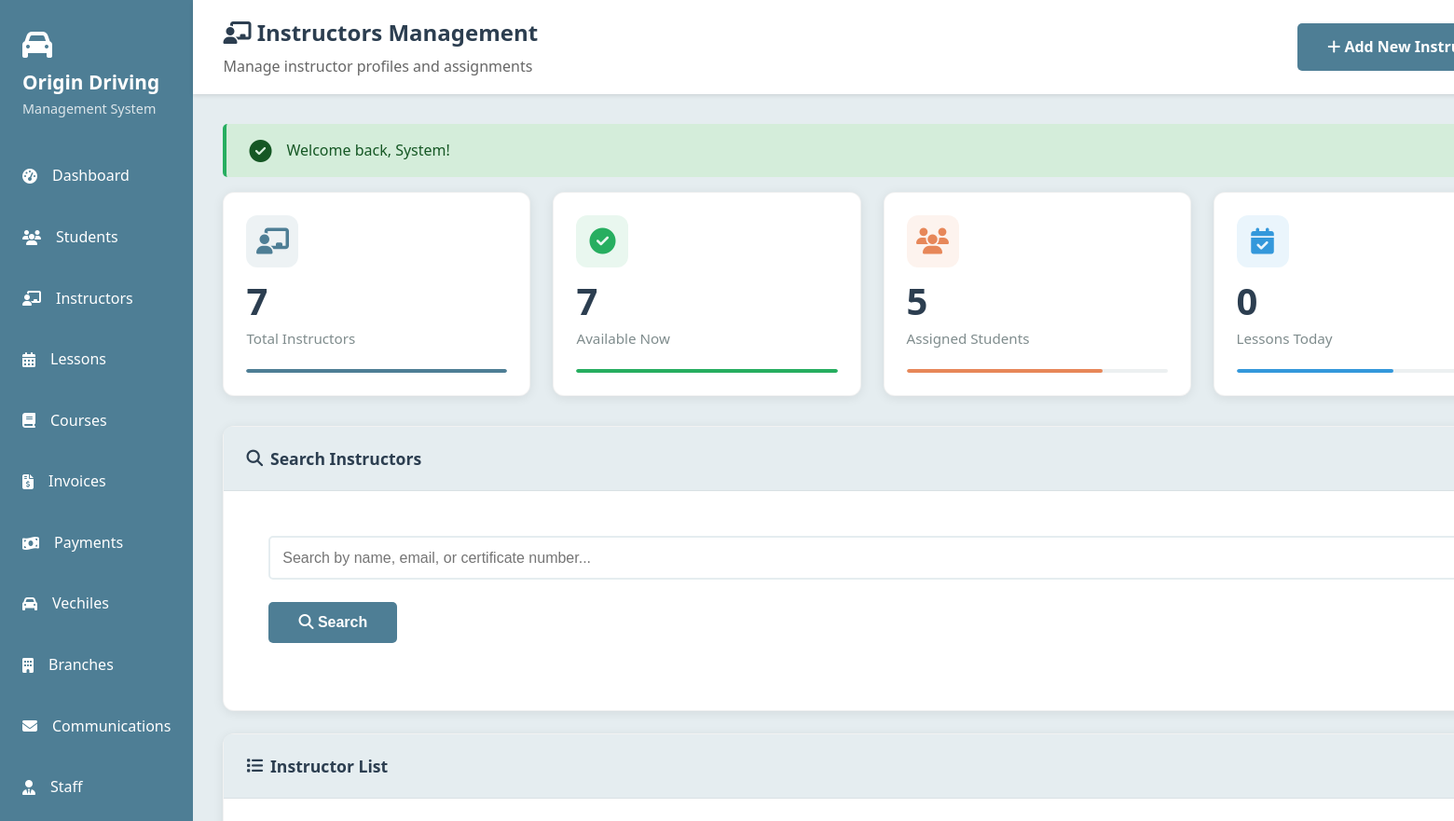
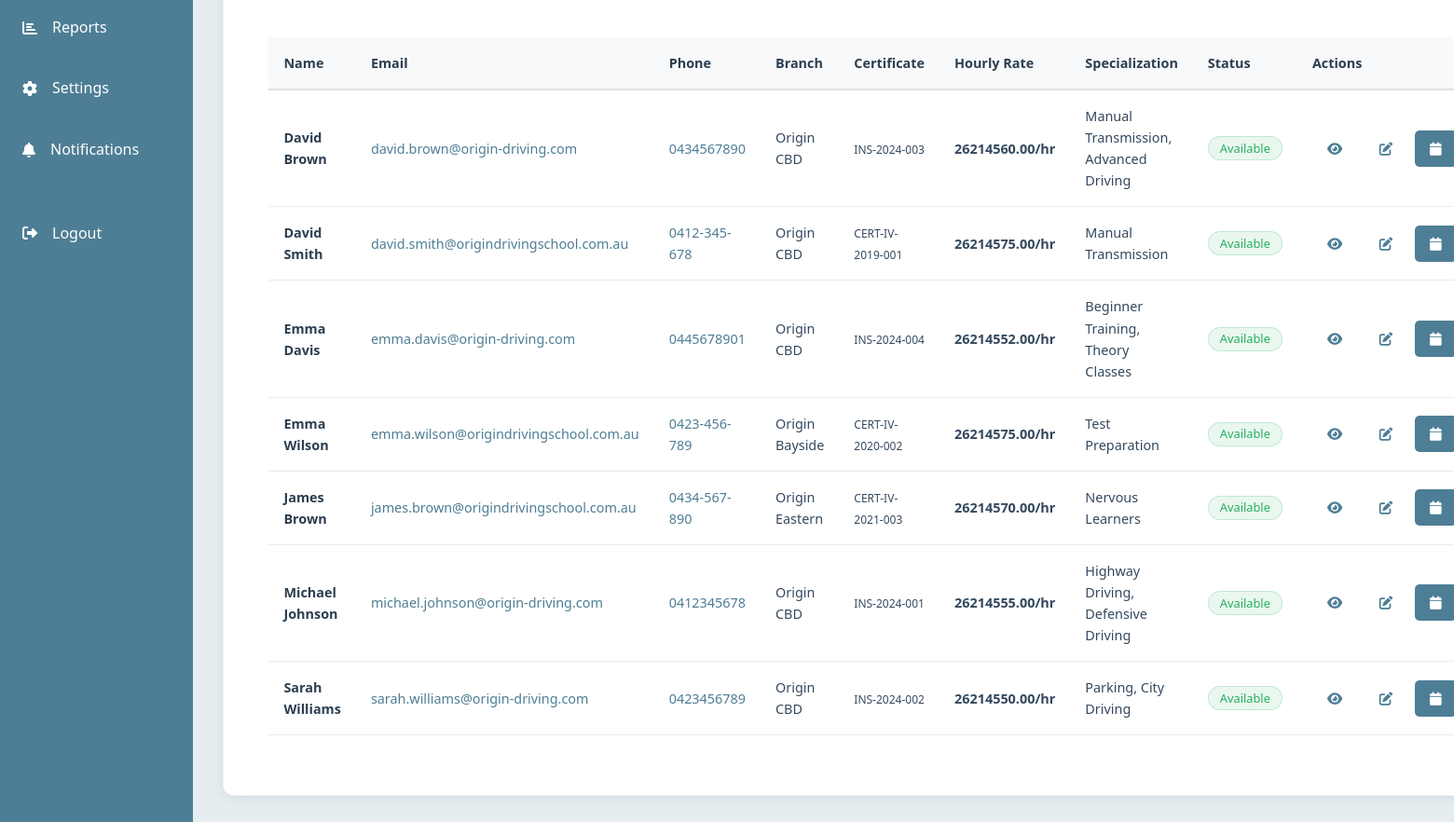
Page /instructors/index.php (signed in) on the committed database (2 pictures, top to bottom).
### tables this page shows
CREATE TABLE instructors (
    instructor_id INT PRIMARY KEY AUTO_INCREMENT,
    user_id INT NOT NULL,
    branch_id INT NOT NULL,
    certificate_number VARCHAR(50) NOT NULL,
    adta_membership VARCHAR(50) NULL,
    wwc_card_number VARCHAR(50) NULL,
    license_expiry DATE NULL,
    certification_expiry DATE NULL,
    police_check_date DATE NULL,
    medical_check_date DATE NULL,
    date_joined DATE NOT NULL,
    hourly_rate DECIMAL(10, 2) NOT NULL,
    specialization VARCHAR(100) NULL,
    bio TEXT NULL,
    is_available TINYINT(1) DEFAULT 1,
    created_at TIMESTAMP DEFAULT CURRENT_TIMESTAMP,
    updated_at TIMESTAMP DEFAULT CURRENT_TIMESTAMP ON UPDATE CURRENT_TIMESTAMP,
    FOREIGN KEY (user_id) REFERENCES users(user_id) ON DELETE CASCADE,
    FOREIGN KEY (branch_id) REFERENCES branches(branch_id),
    INDEX idx_instructor_user (user_id),
    INDEX idx_instructor_branch (branch_id),
    INDEX idx_instructor_available (is_available)
);

CREATE TABLE users (
    user_id INT PRIMARY KEY AUTO_INCREMENT,
    email VARCHAR(100) UNIQUE NOT NULL,
    password_hash VARCHAR(255) NOT NULL,
    user_role ENUM('admin', 'instructor', 'student', 'staff') NOT NULL,
    first_name VARCHAR(50) NOT NULL,
    last_name VARCHAR(50) NOT NULL,
    phone VARCHAR(20) NOT NULL,
    is_active TINYINT(1) DEFAULT 1,
    last_login DATETIME NULL,
    created_at TIMESTAMP DEFAULT CURRENT_TIMESTAMP,
    updated_at TIMESTAMP DEFAULT CURRENT_TIMESTAMP ON UPDATE CURRENT_TIMESTAMP,
    INDEX idx_email (email),
    INDEX idx_role (user_role),
    INDEX idx_active (is_active)
);

CREATE TABLE branches (
    branch_id INT PRIMARY KEY AUTO_INCREMENT,
    branch_name VARCHAR(100) NOT NULL,
    address VARCHAR(255) NOT NULL,
    suburb VARCHAR(100) NOT NULL,
    state VARCHAR(50) DEFAULT 'Victoria',
    postcode VARCHAR(10) NOT NULL,
    phone VARCHAR(20) NOT NULL,
    email VARCHAR(100) NOT NULL,
    is_active TINYINT(1) DEFAULT 1,
    created_at TIMESTAMP DEFAULT CURRENT_TIMESTAMP,
    updated_at TIMESTAMP DEFAULT CURRENT_TIMESTAMP ON UPDATE CURRENT_TIMESTAMP,
    INDEX idx_branch_active (is_active)
);

### instructors/index.php (the view, shortened to what the rows shown need)
<?php
require_once '../app/core/Database.php';
require_once '../app/core/Model.php';
require_once '../app/models/Instructor.php';
$instructorModel = new Instructor();
$searchTerm = $_GET['search'] ?? '';
$instructors = [];
if ($searchTerm) {
    $instructors = $instructorModel->getAllWithDetails();
    $instructors = array_filter($instructors, function($instructor) use ($searchTerm) {
        $searchLower = strtolower($searchTerm);
        return stripos($instructor['first_name'] ?? '', $searchTerm) !== false ||
               stripos($instructor['last_name'] ?? '', $searchTerm) !== false ||
               stripos($instructor['email'] ?? '', $searchTerm) !== false ||
               stripos($instructor['certificate_number'] ?? '', $searchTerm) !== false;
    });
} else {
    $instructors = $instructorModel->getAllWithDetails();
}
include '../views/layouts/header.php';
?>
<div class="dashboard-container">
    <div class="main-content">
        <div class="top-bar">
            <div>
                <h2><i class="fas fa-chalkboard-teacher"></i> Instructors Management</h2>
            </div>
        </div>
        <div class="content-area">
            <div class="card">
                <div class="card-body">
                    <?php if (empty($instructors)): ?>
                        <div class="empty-state">
                            <i class="fas fa-chalkboard-teacher" style="font-size: 4rem; color: #ccc;"></i>
                            <h3>No Instructors Found</h3>
                            <?php if ($searchTerm): ?>
                                <p>No instructors match your search criteria.</p>
                                <a href="index.php" class="btn btn-secondary">View All Instructors</a>
                            <?php else: ?>
                                <p>Get started by adding your first instructor.</p>
                                <a href="create.php" class="btn btn-primary">
                                    <i class="fas fa-plus"></i> Add First Instructor
                                </a>
                            <?php endif; ?>
                        </div>
                    <?php else: ?>
                        <div class="table-responsive">
                            <table class="data-table">
                                <thead>
                                    <tr>
                                        <th>Name</th>
                                        <th>Email</th>
                                        <th>Phone</th>
                                        <th>Branch</th>
                                        <th>Certificate</th>
                                        <th>Hourly Rate</th>
                                        <th>Specialization</th>
                                        <th>Status</th>
                                        <th>Actions</th>
                                    </tr>
                                </thead>
                                <tbody>
                                    <?php foreach ($instructors as $instructor): ?>
                                    <tr>
                                        <td>
                                            <div class="user-info">
                                                <strong>
                                                    <?php
                                                    echo htmlspecialchars($instructor['first_name'] ?? 'N/A') . ' ' .
                                                         htmlspecialchars($instructor['last_name'] ?? '');
                                                    ?>
                                                </strong>
                                            </div>
                                        </td>
                                        <td>
                                            <a href="mailto:<?php echo htmlspecialchars($instructor['email'] ?? ''); ?>">
                                                <?php echo htmlspecialchars($instructor['email'] ?? 'N/A'); ?>
                                            </a>
                                        </td>
                                        <td>
                                            <a href="tel:<?php echo htmlspecialchars($instructor['phone'] ?? ''); ?>">
                                                <?php echo htmlspecialchars($instructor['phone'] ?? 'N/A'); ?>
                                            </a>
                                        </td>
                                        <td><?php echo htmlspecialchars($instructor['branch_name'] ?? 'N/A'); ?></td>
                                        <td>
                                            <small><?php echo htmlspecialchars($instructor['certificate_number'] ?? 'N/A'); ?></small>
                                        </td>
                                        <td>
                                            <strong><?php echo CURRENCY_SYMBOL . number_format($instructor['hourly_rate'] ?? 0, 2); ?>/hr</strong>
                                        </td>
                                        <td>
                                            <?php
                                            if (isset($instructor['specialization']) && !empty($instructor['specialization'])) {
                                                echo htmlspecialchars($instructor['specialization']);
                                            } else {
                                                echo '<span class="text-muted">None</span>';
                                            }
                                            ?>
                                        </td>
                                        <td>
                                            <?php if (isset($instructor['is_available']) && $instructor['is_available']): ?>
                                                <span class="badge badge-success">Available</span>
                                            <?php else: ?>
                                                <span class="badge badge-warning">Unavailable</span>
                                            <?php endif; ?>
                                        </td>
                                        <td class="actions">
                                            <a href="view.php?id=<?php echo $instructor['instructor_id']; ?>"
                                               class="btn btn-sm btn-info" title="View Details">
                                                <i class="fas fa-eye"></i>
                                            </a>
                                            <a href="edit.php?id=<?php echo $instructor['instructor_id']; ?>"
                                               class="btn btn-sm btn-warning" title="Edit Instructor">
                                                <i class="fas fa-edit"></i>
                                            </a>
                                            <a href="schedule.php?id=<?php echo $instructor['instructor_id']; ?>"
                                               class="btn btn-sm btn-primary" title="View Schedule">
                                                <i class="fas fa-calendar"></i>
                                            </a>
                                        </td>
                                    </tr>
                                    <?php endforeach; ?>
                                </tbody>
                            </table>
                        </div>
                    <?php endif; ?>
                </div>
            </div>
        </div>
    </div>
</div>
<?php include '../views/layouts/footer.php'; ?>

### rows in the picture
instructors: user.first_name "David", user.last_name "Brown", user.email "david.brown@origin-driving.com", user.phone "0434567890", branch.branch_name "Origin CBD", certificate_number "INS-2024-003", hourly_rate "60.00", specialization "Manual Transmission, Advanced Driving", is_available "Available"
instructors: user.first_name "David", user.last_name "Smith", user.email "david.smith@origindrivingschool.com.au", user.phone "0412-345-678", branch.branch_name "Origin CBD", certificate_number "CERT-IV-2019-001", hourly_rate "75.00", specialization "Manual Transmission", is_available "Available"
instructors: user.first_name "Emma", user.last_name "Davis", user.email "emma.davis@origin-driving.com", user.phone "0445678901", branch.branch_name "Origin CBD", certificate_number "INS-2024-004", hourly_rate "52.00", specialization "Beginner Training, Theory Classes", is_available "Available"
instructors: user.first_name "Emma", user.last_name "Wilson", user.email "emma.wilson@origindrivingschool.com.au", user.phone "0423-456-789", branch.branch_name "Origin Bayside", certificate_number "CERT-IV-2020-002", hourly_rate "75.00", specialization "Test Preparation", is_available "Available"
instructors: user.first_name "James", user.last_name "Brown", user.email "james.brown@origindrivingschool.com.au", user.phone "0434-567-890", branch.branch_name "Origin Eastern", certificate_number "CERT-IV-2021-003", hourly_rate "70.00", specialization "Nervous Learners", is_available "Available"
instructors: user.first_name "Michael", user.last_name "Johnson", user.email "michael.johnson@origin-driving.com", user.phone "0412345678", branch.branch_name "Origin CBD", certificate_number "INS-2024-001", hourly_rate "55.00", specialization "Highway Driving, Defensive Driving", is_available "Available"
instructors: user.first_name "Sarah", user.last_name "Williams", user.email "sarah.williams@origin-driving.com", user.phone "0423456789", branch.branch_name "Origin CBD", certificate_number "INS-2024-002", hourly_rate "50.00", specialization "Parking, City Driving", is_available "Available"

### other values in the picture
$flashMessage['message'] "Welcome back, System!"
count($instructors) "7"
$availableCount "7"
$assignedStudents "5"
$todayLessons "0"
